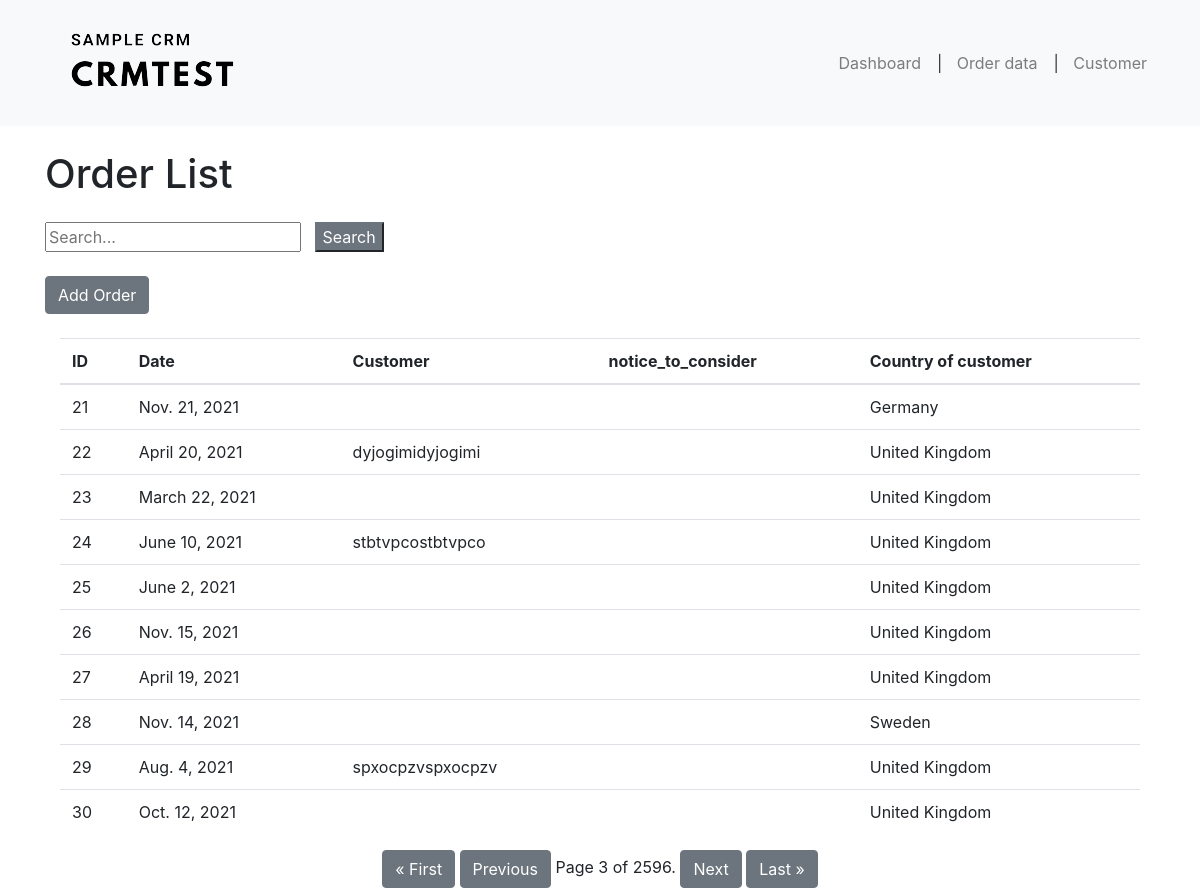
The page /order_data/?page=3 on the database its author committed.
### crmapplication/models.py (models this page shows, shortened)
class Invoice(models.Model):
    invoice_id = models.AutoField(primary_key=True)
    invoice_date = models.DateField( blank=True)
    customer = models.ForeignKey(Customer, null=True, blank=True, on_delete=models.DO_NOTHING)
    country = models.CharField(max_length=50, blank=True)
    quantity = models.IntegerField( blank=True)
    amount = models.DecimalField(max_digits=10, decimal_places=2, blank=True)
    notice_to_consider = models.CharField(max_length = 255,blank=True)

class Customer(models.Model):
    customer_id = models.AutoField(primary_key=True)
    first_name = models.CharField(max_length = 255,blank=True)
    last_name = models.CharField(max_length = 255, blank=True)
    email = models.EmailField( blank=True)
    phone = models.CharField(max_length=20,blank = True)
    progress = models.CharField(max_length = 255,blank=True)
    address = models.TextField(blank = True)
    def __str__(self):
        return f"{self.first_name}{self.last_name}"

### crmapplication/views.py (the view)
# urls.py: path('order_data/', views.order_data, name='order_data'),
def order_data(request):
    order = Invoice.objects.all()
    paginator = Paginator(order, 10)  # Show 10 order per page
    page = request.GET.get('page')
    order = paginator.get_page(page)
    return render(request, 'crm/order_data.html',{'orders':order})

### crmapplication/templates/crm/order_data.html (shortened to what this page needs)
{% extends 'base.html' %}
{% block content %}
<div class="container mt-4">
    <div class="row">
        <h1>Order List</h1><br/>
    </div>
    <div class="row mt-3">
        <input type="text" id="search-bar" placeholder="Search...">&nbsp&nbsp&nbsp
        <button id="search-button" class="sbtn btn-secondary">Search</button>
    </div>
</div>
<div class="container mt-4">
    <div class="row mt-3">
        <a href="{% url 'customer_detail' %}" class="btn btn-secondary">Add Order</a>
    </div>
	<br/>
    <table class="table table-hover">
        <thead>
            <tr>
                <th>ID</th>
                <th>Date</th>
                <th>Customer</th>
                <th>notice_to_consider</th>
				<th>Country of customer</th>
            </tr>
        </thead>
        <tbody>
            {% for order in orders %}
                <tr class="order-row" data-orderid="{{ order.customer_id }}">
                    <td>{{ order.invoice_id }}</td>
                    <td>{{ order.invoice_date }}</td>
                    <td>{{ order.customer }}</td>
                    <td>{{ order.notice_to_consider }}</td>
					<td>{{ order.country }}</td>
                </tr>
            {% endfor %}
        </tbody>
    </table>
    <div class="pagination justify-content-center">
        <span class="step-links">
            {% if orders.has_previous %}
                <a href="?page=1" class="btn btn-secondary">&laquo; First</a>
                <a href="?page={{ orders.previous_page_number }}" class="btn btn-secondary">Previous</a>
            {% endif %}
            <span class="current-page">
                Page {{ orders.number }} of {{ orders.paginator.num_pages }}.
            </span>
            {% if orders.has_next %}
                <a href="?page={{ orders.next_page_number }}" class="btn btn-secondary">Next</a>
                <a href="?page={{ orders.paginator.num_pages }}" class="btn btn-secondary">Last &raquo;</a>
            {% endif %}
        </span>
    </div>
</div>
{% endblock %}

### rows shown on the page
Invoice: invoice_id "21", invoice_date "Nov. 21, 2021", country "Germany"
Invoice: invoice_id "22", invoice_date "April 20, 2021", customer "dyjogimidyjogimi", country "United Kingdom"
Invoice: invoice_id "23", invoice_date "March 22, 2021", country "United Kingdom"
Invoice: invoice_id "24", invoice_date "June 10, 2021", customer "stbtvpcostbtvpco", country "United Kingdom"
Invoice: invoice_id "25", invoice_date "June 2, 2021", country "United Kingdom"
Invoice: invoice_id "26", invoice_date "Nov. 15, 2021", country "United Kingdom"
Invoice: invoice_id "27", invoice_date "April 19, 2021", country "United Kingdom"
Invoice: invoice_id "28", invoice_date "Nov. 14, 2021", country "Sweden"
Invoice: invoice_id "29", invoice_date "Aug. 4, 2021", customer "spxocpzvspxocpzv", country "United Kingdom"
Invoice: invoice_id "30", invoice_date "Oct. 12, 2021", country "United Kingdom"

### other values the page prints
{{ orders.number }} "3"
{{ orders.paginator.num_pages }} "2596"
